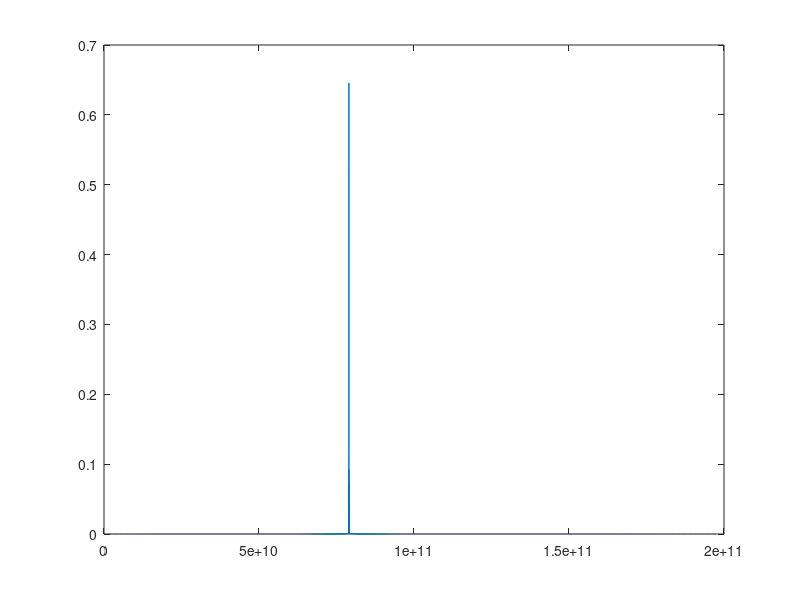

Write MATLAB code to recreate this figure. (Note: this script raises an error after producing the figure.)
% Radar Tranceiver Spread Spectrum
clear all 
close all
clc

% Initialize parameters
% Define BW/2 (fc) a value that wil give a achievable range resolution of
% 0.1m
fc = 1.5e9;
fs = 2*fc;          % Since signal highest frequency element is fc then we sample at 2*fc
tc = 1/fc;
% Define the number of bits in the code to give a suported unambigous range
% of Rmax ~100m
N = 1024;

Tp = N*tc;                  % Length of signal in seconds
L = Tp*fc;                  % Length of signal in samples
t = (0:L-1)*tc;             % Time vector


PRBS = round(rand(1,N));
plot(t,PRBS)
axis([0 7e-7 -.5 1.5]);
title('Pseudorandom Spreading Code For Transceiver')
xlabel('Time [s]');
ylabel('Value');


%%
% Define Y as FFT of X
% Y = fft(PRBS);
M = size(PRBS, 2);
NFFT = 2^nextpow2(M); % Next power of 2 from length of y
outfft = fft(PRBS,NFFT);
f = fs*linspace(0,1,NFFT/2+1);
P2 = abs(outfft/NFFT);
P1 = P2(:,1:NFFT/2+1);
P1(:,2:end-1) = 2*P1(:,2:end-1);
plot(f,P1)
% plot(f,y_mag(1:size(f,2))/size(f,2));
% title('Frequency Response')
% xlabel('Frequency [Hz]');


%%
clear all
close all
clc

c_fo = 79e9;
c_Fs = 5*c_fo;                    % Sampling frequency
c_T = 1/c_Fs;                     % Sampling period
c_L = 3.95e5;                   % Length of signal
c_t = (0:c_L-1)*c_T;                % Time vector

c = cos(2*pi*c_fo*c_t);          % First row wave
c_n = 2^nextpow2(c_L);
c_spectrum = fft(c,c_n);
c_spectrum_mag = abs(c_spectrum/c_n);
c_spectrum_s = c_spectrum_mag(:,1:c_n/2+1);
c_spectrum_s(:,2:end-1) = 2*c_spectrum_s(:,2:end-1);
plot(0:(c_Fs/c_n):(c_Fs/2-c_Fs/c_n),c_spectrum_s(1:c_n/2))
%%
dsss_sig = [];
for k=1:N
    if PRBS(1,k) == 0
        dsss_sig = [dsss_sig c1];
    else
        dsss_sig = [dsss_sig c2];
    end
end

dsss_size = size(dsss_sig, 2);
NFFT = 2^nextpow2(dsss_size); % Next power of 2 from length of y
DSSS_spectrum = fft(dsss_sig,NFFT);
f = 81.5e9*linspace(0,1,NFFT/2+1);
DSSS_P2 = abs(DSSS_spectrum/NFFT);
DSSS_P1 = DSSS_P2(:,1:NFFT/2+1);
DSSS_P1(:,2:end-1) = 2*DSSS_P1(:,2:end-1);
plot(f,DSSS_P1)


%figure,plot([1:12120],dsss_sig);
%axis([-1 12220 -1.5 1.5]);
%title('\bf\it DSSS Signal');

% Plotting the FFT of DSSS signal
%figure,plot([1:12120],abs(fft(dsss_sig)))